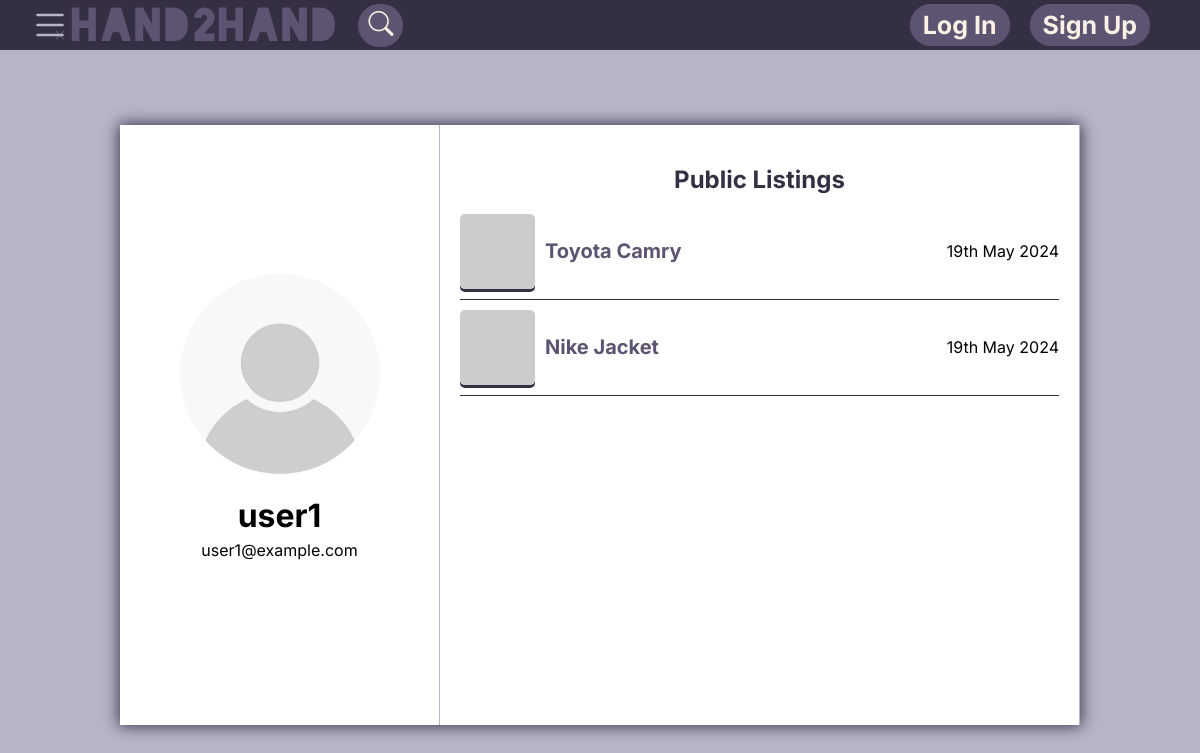
Screenshot of /pages/profile.php?user=1 with the database file from the repository.
### tables this page shows
CREATE TABLE Users (
    user_id INTEGER PRIMARY KEY,
    username TEXT NOT NULL UNIQUE,
    email TEXT NOT NULL UNIQUE,
    admin INTEGER DEFAULT 0,
    join_date DATETIME DEFAULT CURRENT_TIMESTAMP,
    pfp_url TEXT DEFAULT '../images/userdefault.jpg',
    password TEXT NOT NULL
);

CREATE TABLE Items (
    item_id INTEGER PRIMARY KEY,
    seller_id INTEGER NOT NULL,
    category_id INTEGER NOT NULL,
    title TEXT NOT NULL,
    description TEXT,
    price REAL,
    condition TEXT,
    currency TEXT DEFAULT 'EUR',
    cellphone TEXT,
    location TEXT,
    publish_date DATETIME DEFAULT CURRENT_TIMESTAMP,
    FOREIGN KEY (seller_id) REFERENCES Users(user_id) ON DELETE CASCADE,
    FOREIGN KEY (category_id) REFERENCES Categories(category_id) ON DELETE CASCADE
);

### php/data_fetch.php (called while the page is built, shortened)
<?php
function fetchFirstImage(PDO $db, $item_id) {
    $stmt = $db->prepare("SELECT image_url FROM Images WHERE item_id = :item_id LIMIT 1");
    $stmt->bindParam(':item_id', $item_id);
    $stmt->execute();
    $image = $stmt->fetch();
    return $image[0];
}
function fetchSeller(PDO $db, $seller_id) {
    $stmt = $db->prepare("SELECT * FROM Users WHERE user_id = :id");
    $stmt->bindParam(":id",$seller_id);
    $stmt->execute();
    $seller = $stmt->fetch();
    return $seller;
}
function fetchPFP(PDO $db, $user_id) {
    $stmt = $db->prepare("SELECT pfp_url FROM Users WHERE user_id = :id");
    $stmt->bindParam(":id",$user_id);
    $stmt->execute();
    $pfp_url = $stmt->fetchColumn();
    return $pfp_url;
}
function fetchListings(PDO $db, $user_id) {
    $stmt = $db->prepare("SELECT item_id,title,publish_date FROM Items WHERE seller_id = :id");
    $stmt->bindParam(":id",$user_id);
    $stmt->execute();
    $listings = $stmt->fetchAll();
    return $listings;
}
?>

### pages/profile.php (the view, shortened to what this page needs)
<?php
    $db = new PDO("sqlite:../database.db");
    require_once(__DIR__ . '/../php/data_fetch.php');
    require_once(__DIR__ . '/../php/navbar.tpl.php');
    $listings = fetchListings($db, $_GET['user']);
?>
<!DOCTYPE html>
<head>
    <link rel="stylesheet" href="../css/profile-style.css">
    <link rel="stylesheet" href="../css/navbar-style.css">
    <link rel="stylesheet" href="https://cdn.jsdelivr.net/npm/bootstrap-icons@1.3.0/font/bootstrap-icons.css">
</head>
<body>
    <main>
        <div class="profile-wrapper">
            <?php if (isset($_SESSION['user_id']) and ($_SESSION['user_id'] == $_GET['user'])) { ?>
                <div class="profile-left">
                    <div class="pfp-wrapper">
                        <img src="<?=htmlspecialchars(fetchPFP($db, $_SESSION['user_id']))?>">
                        <a class="edit" href="edit.php"><i class="bi bi-pencil-square"></i></a>
                    </div>
                    <h1><?php echo htmlspecialchars($_SESSION['username']); ?></h1>
                    <p><?php echo htmlspecialchars($_SESSION['email']); ?></p>
                    <a href="../php/logout.php">Logout</a>
                </div>
            <div class="profile-right">
                <?php if (count($listings) > 0) { ?>
                <h2>Your Listings</h2>
                <div class="listings">
                    <?php foreach ($listings as $listing) { ?>
                        <article class="listing">
                            <img src="<?=htmlspecialchars(fetchFirstImage($db, $listing['item_id']))?>">
                            <div class="listing-text">
                                <a href="item.php?id=<?=htmlspecialchars($listing['item_id'])?>"><?=htmlspecialchars($listing['title'])?></a>
                                <p><?=date('jS M Y',htmlspecialchars(strtotime($listing['publish_date'])))?></p>
                            </div>
                            <form id="editForm" action="../pages/edit_listing.php" method="post">
                                <input type="hidden" name="item_id" value="<?=htmlspecialchars($listing['item_id'])?>">
                                <button type="submit"><i class="bi bi-pencil-square"></i></button>
                            </form>
                            <form id="deleteForm" action="../php/action_delete_item.php" method="post" onsubmit="return confirmDeletion(event);">
                                <input type="hidden" name="item_id" value="<?=htmlspecialchars($listing['item_id'])?>">
                                <button type="submit"><i class="bi bi-trash"></i></button>
                            </form>
                        </article>
                    <?php } ?>
                    <script src="../script/delete.js"></script>
                </div>
                <?php } else { ?>
                    <h2>You have no public listings up</h2>
                <?php } ?>
            </div>
                <?php
            } else { $user = fetchSeller($db, $_GET['user'])?>
            <div class="profile-left">
                <div class="pfp-wrapper">
                    <img src="<?=htmlspecialchars(fetchPFP($db, $user['user_id']))?>">
                </div>
                <h1><?php echo htmlspecialchars($user['username']); ?></h1>
                <p><?php echo htmlspecialchars($user['email']); ?></p>
            </div>
            <div class="profile-right">
            <?php if (count($listings) > 0) { ?>
                <h2>Public Listings</h2>
                <div class="listings">
                    <?php foreach ($listings as $listing) { ?>
                        <article class="listing">
                            <img src="<?=htmlspecialchars(fetchFirstImage($db, $listing['item_id']))?>">
                            <div class="listing-text">
                                <a href="item.php?id=<?=htmlspecialchars($listing['item_id'])?>"><?=htmlspecialchars($listing['title'])?></a>
                                <p><?=date('jS M Y',htmlspecialchars(strtotime($listing['publish_date'])))?></p>
                            </div>
                        </article>
                    <?php } ?>
                </div>
                <?php } else { ?>
                    <h2>No public listings available</h2>
                <?php } ?>
            </div>
            <?php } ?>
        </div>
    </main>
</body>

### css/profile-style.css (style rules this page uses)
main { display: flex; flex-direction: column; justify-content: center; align-items: center; box-sizing: border-box; overflow: auto; height: calc(100vh - 50px); }
.profile-wrapper { width: 80%; height: 80%; min-height: 350px; background-color: white; box-shadow: 0px 0px 15px 1px var(--primary-color); display: grid; grid-template-columns: 1fr 2fr; }
.profile-left { display: flex; flex-direction: column; align-items: center; justify-content: center; grid-column: 1; border-right: 1px solid var(--accent-gray); }
.pfp-wrapper { position: relative; width: 200px; height: 200px; min-width: 200px; min-height: 200px; overflow: hidden; }
.pfp-wrapper img { object-fit: cover; height: 100%; width: 100%; border-radius: 999px; }
.profile-left h1 { margin-bottom: 5px; }
.profile-left p { margin-top: 0; }
.profile-right { padding: 20px; display: flex; flex-direction: column; justify-content: center; grid-column: 2; border-right: 1px solid var(--accent-gray); }
h2 { align-self: center; color: var(--primary-color); }
.listings { flex-grow: 1; display: flex; flex-direction: column; overflow: scroll; }
.listing { display: flex; align-items: center; gap: 10px; width: 100%; padding-bottom: 10px; margin-bottom: 10px; border-bottom: 1px solid var(--primary-color); }
.listing img { object-fit: cover; height: 75px; width: 75px; border-radius: 5px; box-shadow: 0px 3px 0px 0px var(--primary-color); }
.listing-text { flex-grow: 1; display: flex; align-items: center; justify-content: space-between; }
.listing-text a { font-size: 20px; font-weight: 700; color: var(--secondary-color); }

### css/navbar-style.css (style rules this page uses)
body { box-sizing: border-box; min-height: 100vh; padding-top:50px; font-family: Inter; margin: 0; background-color: var(--accent-gray); }
li,a { font-style: normal; text-decoration: none; list-style-type: none; }

### rows the page displays
users: user_id+pfp_url (placeholder picture), username "user1", email "user1@example.com"
items: title "Toyota Camry", publish_date "19th May 2024"
items: title "Nike Jacket", publish_date "19th May 2024"
